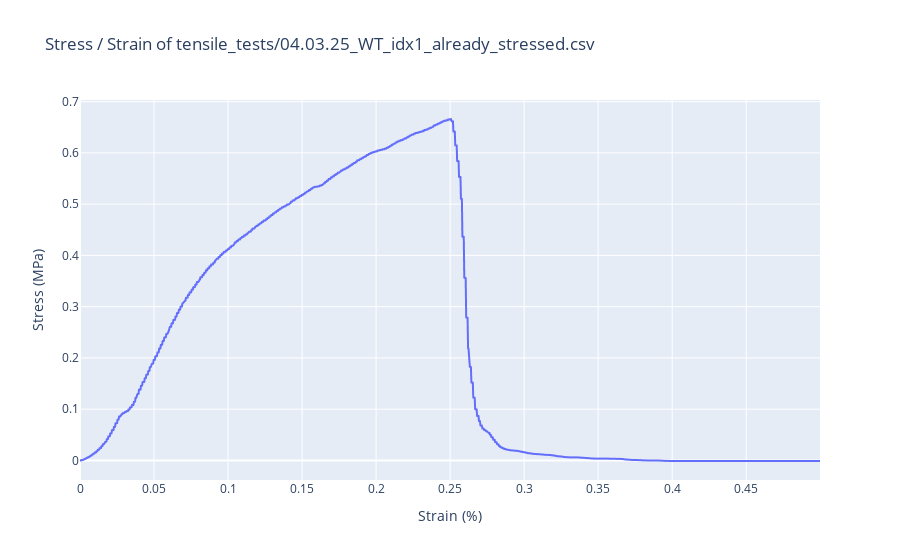

The code cell stored with this chart in its notebook:
### Code cell
# 7.8 initial distance, 2.8mm thickness
# SAVE_FILENAME = "tensile_tests/04.03.25_WT_idx1_already_stressed.csv"
# 5.2 initial distance, 6mm width, 0.8mm thickness
filtered_df = calculate_stress_strain(
    filename=filename,
    df=df,
    width=5,
    thickness=2.8,
    total_length=7.8,
    init_distance=0.0,
    final_distance=1.95,
)

### Figure 1 — Plotly figure (JSON) as saved in the notebook; plotly's stock layout.template omitted (floating-point values rounded to 4 significant figures; data arrays with more than 128 entries replaced by an {"elided": "..."} marker saying what was removed)
{"data": [{"hovertemplate": "Strain (%)=%{x}<br>Stress (MPa)=%{y}<extra></extra>", "legendgroup": "", "line": {"color": "#636efa", "dash": "solid"}, "marker": {"symbol": "circle"}, "mode": "lines", "name": "", "showlegend": false, "type": "scattergl", "x": {"elided": "2036 float values"}, "xaxis": "x", "y": {"elided": "2036 float values"}, "yaxis": "y"}], "layout": {"legend": {"tracegroupgap": 0}, "title": {"text": "Stress / Strain of tensile_tests/04.03.25_WT_idx1_already_stressed.csv"}, "xaxis": {"anchor": "y", "domain": [0, 1], "title": {"text": "Strain (%)"}}, "yaxis": {"anchor": "x", "domain": [0, 1], "title": {"text": "Stress (MPa)"}}}}
